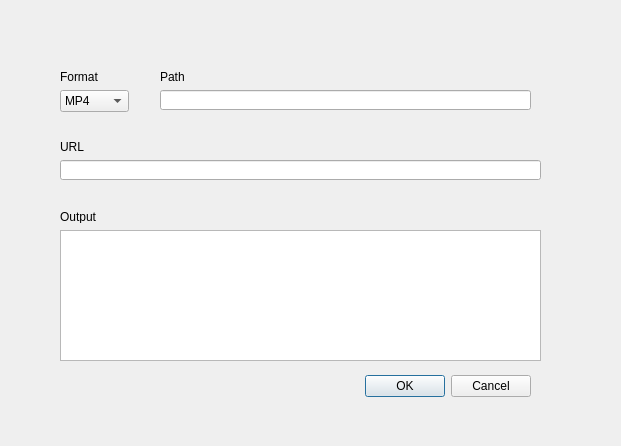
<?xml version="1.0" encoding="UTF-8"?>
<ui version="4.0">
 <class>Dialog</class>
 <widget class="QDialog" name="Dialog">
  <property name="geometry">
   <rect>
    <x>0</x>
    <y>0</y>
    <width>621</width>
    <height>446</height>
   </rect>
  </property>
  <property name="windowTitle">
   <string>Dialog</string>
  </property>
  <widget class="QDialogButtonBox" name="buttonBox_final">
   <property name="geometry">
    <rect>
     <x>190</x>
     <y>370</y>
     <width>341</width>
     <height>32</height>
    </rect>
   </property>
   <property name="orientation">
    <enum>Qt::Horizontal</enum>
   </property>
   <property name="standardButtons">
    <set>QDialogButtonBox::Cancel|QDialogButtonBox::Ok</set>
   </property>
   <property name="centerButtons">
    <bool>false</bool>
   </property>
  </widget>
  <widget class="QComboBox" name="comboBox_format">
   <property name="geometry">
    <rect>
     <x>60</x>
     <y>90</y>
     <width>69</width>
     <height>22</height>
    </rect>
   </property>
   <item>
    <property name="text">
     <string>MP4</string>
    </property>
   </item>
   <item>
    <property name="text">
     <string>MP3</string>
    </property>
   </item>
  </widget>
  <widget class="QLabel" name="label_format">
   <property name="geometry">
    <rect>
     <x>60</x>
     <y>70</y>
     <width>47</width>
     <height>13</height>
    </rect>
   </property>
   <property name="text">
    <string>Format</string>
   </property>
  </widget>
  <widget class="QLabel" name="label_url">
   <property name="geometry">
    <rect>
     <x>60</x>
     <y>140</y>
     <width>47</width>
     <height>13</height>
    </rect>
   </property>
   <property name="text">
    <string>URL</string>
   </property>
  </widget>
  <widget class="QLineEdit" name="lineEdit_url">
   <property name="geometry">
    <rect>
     <x>60</x>
     <y>160</y>
     <width>481</width>
     <height>20</height>
    </rect>
   </property>
  </widget>
  <widget class="QPlainTextEdit" name="plainTextEdit">
   <property name="geometry">
    <rect>
     <x>60</x>
     <y>230</y>
     <width>481</width>
     <height>131</height>
    </rect>
   </property>
  </widget>
  <widget class="QLabel" name="label">
   <property name="geometry">
    <rect>
     <x>60</x>
     <y>210</y>
     <width>47</width>
     <height>13</height>
    </rect>
   </property>
   <property name="text">
    <string>Output</string>
   </property>
  </widget>
  <widget class="QLabel" name="label_path">
   <property name="geometry">
    <rect>
     <x>160</x>
     <y>70</y>
     <width>47</width>
     <height>13</height>
    </rect>
   </property>
   <property name="text">
    <string>Path</string>
   </property>
  </widget>
  <widget class="QLineEdit" name="lineEdit_path">
   <property name="geometry">
    <rect>
     <x>160</x>
     <y>90</y>
     <width>371</width>
     <height>20</height>
    </rect>
   </property>
  </widget>
 </widget>
 <resources/>
 <connections>
  <connection>
   <sender>buttonBox_final</sender>
   <signal>accepted()</signal>
   <receiver>Dialog</receiver>
   <slot>accept()</slot>
   <hints>
    <hint type="sourcelabel">
     <x>248</x>
     <y>254</y>
    </hint>
    <hint type="destinationlabel">
     <x>157</x>
     <y>274</y>
    </hint>
   </hints>
  </connection>
  <connection>
   <sender>buttonBox_final</sender>
   <signal>rejected()</signal>
   <receiver>Dialog</receiver>
   <slot>reject()</slot>
   <hints>
    <hint type="sourcelabel">
     <x>316</x>
     <y>260</y>
    </hint>
    <hint type="destinationlabel">
     <x>286</x>
     <y>274</y>
    </hint>
   </hints>
  </connection>
 </connections>
</ui>
